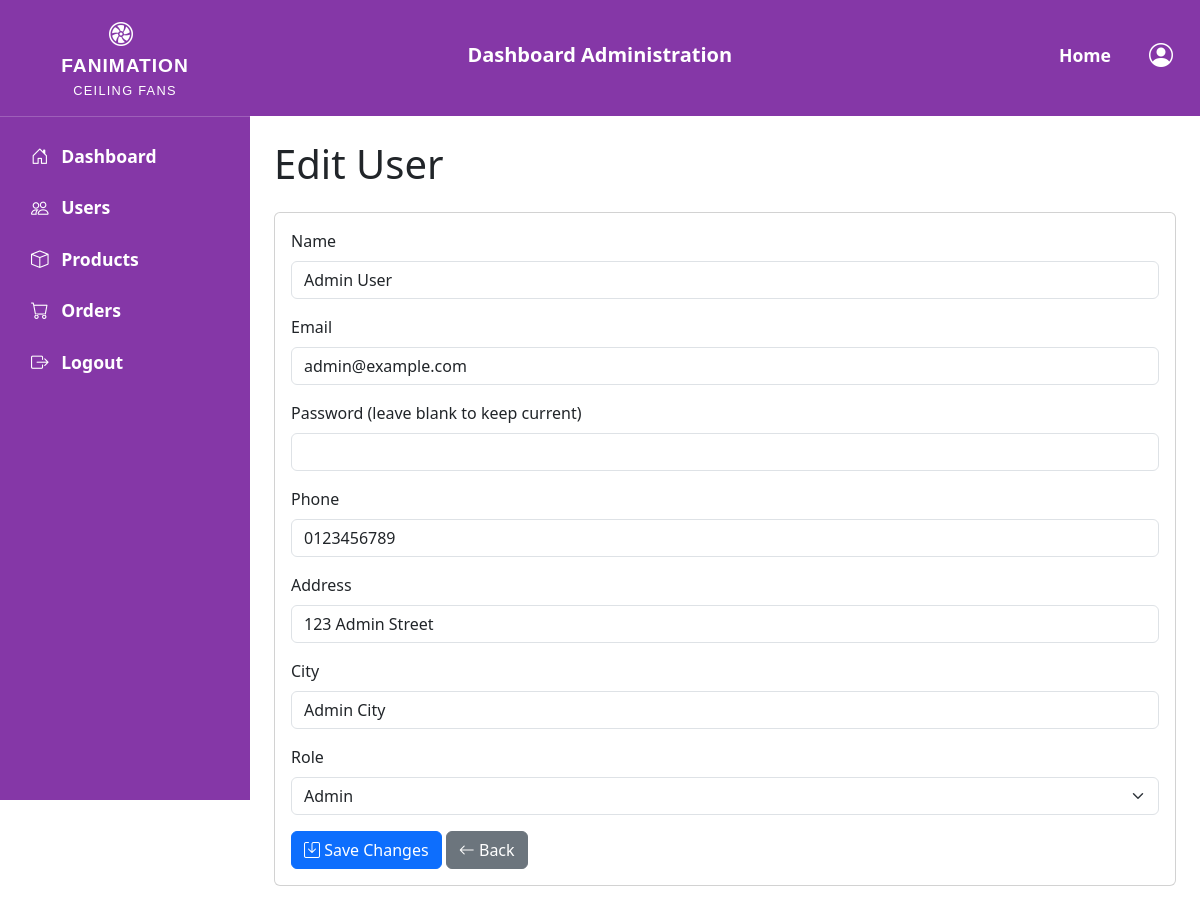
/pages/admin/edit_user.php?id=1 (signed in), run on the app's committed database.
### tables this page shows
CREATE TABLE users (
    id INT AUTO_INCREMENT PRIMARY KEY,
    name VARCHAR(100) NOT NULL,
    email VARCHAR(100) NOT NULL UNIQUE,
    password VARCHAR(255) NOT NULL,
    phone VARCHAR(20),
    address VARCHAR(255),
    city VARCHAR(255),
    role ENUM('customer', 'admin') DEFAULT 'customer',
    created_at TIMESTAMP DEFAULT CURRENT_TIMESTAMP,
    remember_token VARCHAR(255)
)AUTO_INCREMENT = 1;

### includes/config.php (called while the page is built, shortened)
<?php
$base_url = "/Fanimation";
?>

### pages/admin/edit_user.php (the view, shortened to what this page needs)
<?php
include $_SERVER['DOCUMENT_ROOT'] . '/Fanimation/includes/config.php';
$errors = [];
$user = null;
$user_id = isset($_GET['id']) && is_numeric($_GET['id']) ? (int)$_GET['id'] : 0;
if ($user_id > 0) {
    $stmt = mysqli_prepare($conn, "SELECT id, name, email, phone, address, city, role FROM users WHERE id = ?");
    mysqli_stmt_bind_param($stmt, 'i', $user_id);
    mysqli_stmt_execute($stmt);
    $result = mysqli_stmt_get_result($stmt);
    $user = mysqli_fetch_assoc($result);
} else {
    $errors[] = 'Invalid user ID.';
}
?>
<!DOCTYPE html>
<html lang="en">
<head>
    <link href="https://cdn.jsdelivr.net/npm/bootstrap@5.3.3/dist/css/bootstrap.min.css" rel="stylesheet">
    <link rel="stylesheet" href="https://cdn.jsdelivr.net/npm/bootstrap-icons@1.11.3/font/bootstrap-icons.min.css">
    <link rel="stylesheet" href="https://cdnjs.cloudflare.com/ajax/libs/font-awesome/6.6.0/css/all.min.css" />
    <link rel="stylesheet" href="<?= $base_url ?>/assets/css/header.css">
</head>
<body>
    <main class="p-4">
        <h1 class="mb-4">Edit User</h1>
        <div class="card">
            <div class="card-body">
                <?php if ($user): ?>
                    <form method="POST" action="" id="editUserForm">
                        <div class="mb-3">
                            <label for="name" class="form-label">Name</label>
                            <input type="text" class="form-control" id="name" name="name" value="<?= htmlspecialchars($user['name']); ?>" required>
                        </div>
                        <div class="mb-3">
                            <label for="email" class="form-label">Email</label>
                            <input type="email" class="form-control" id="email" name="email" value="<?= htmlspecialchars($user['email']); ?>" required>
                        </div>
                        <div class="mb-3">
                            <label for="password" class="form-label">Password (leave blank to keep current)</label>
                            <input type="password" class="form-control" id="password" name="password">
                        </div>
                        <div class="mb-3">
                            <label for="phone" class="form-label">Phone</label>
                            <input type="text" class="form-control" id="phone" name="phone" value="<?= htmlspecialchars($user['phone']); ?>">
                        </div>
                        <div class="mb-3">
                            <label for="address" class="form-label">Address</label>
                            <input type="text" class="form-control" id="address" name="address" value="<?= htmlspecialchars($user['address']); ?>">
                        </div>
                        <div class="mb-3">
                            <label for="city" class="form-label">City</label>
                            <input type="text" class="form-control" id="city" name="city" value="<?= htmlspecialchars($user['city']); ?>">
                        </div>
                        <div class="mb-3">
                            <label for="role" class="form-label">Role</label>
                            <select class="form-select" id="role" name="role" required>
                                <option value="admin" <?= $user['role'] === 'admin' ? 'selected' : ''; ?>>Admin</option>
                            </select>
                        </div>
                        <button type="submit" class="btn btn-primary"><i class="bi bi-save"></i> Save Changes</button>
                        <a href="<?= $base_url; ?>/pages/admin/users.php" class="btn btn-secondary"><i class="bi bi-arrow-left"></i> Back</a>
                    </form>
                <?php else: ?>
                    <p class="text-danger">Cannot edit user due to errors.</p>
                    <a href="<?= $base_url; ?>/pages/admin/users.php" class="btn btn-secondary"><i class="bi bi-arrow-left"></i> Back to Users</a>
                <?php endif; ?>
            </div>
        </div>
    </main>
</body>
</html>

### assets/css/header.css (style rules this page uses)
body { height: 90vh; }

### includes/admin/sidebar.php (style rules this page uses)
main { margin-left: 250px; }

### data on the page
users: name "Admin User", email "admin@example.com", phone "0123456789", address "123 Admin Street", city "Admin City", role "Admin"
